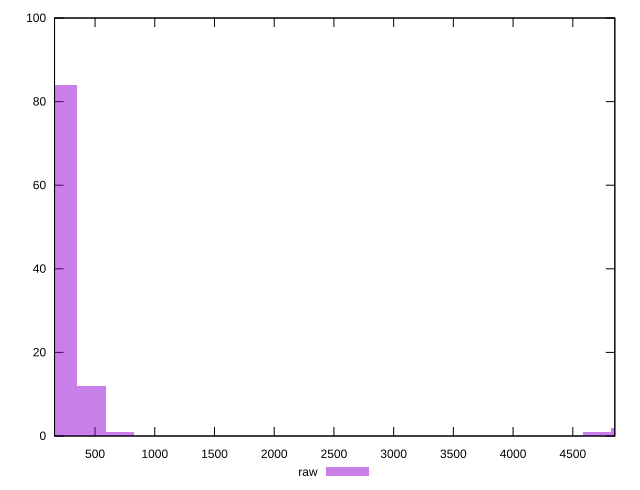

Write the gnuplot code that produced this figure.
reset

$raw <<EOF
4936.182444801928 2
4701.126137906598 1
235.0563068953299 84
470.1126137906598 12
705.1689206859896 1
EOF

set key outside below
set boxwidth 235.0563068953299
set xrange [160.672:4851.946]
set yrange [0:100]
set trange [0:100]
set style fill transparent solid 0.5 noborder
set terminal svg size 640, 490 enhanced background rgb 'white'
set output "reports/report_00027_2021-02-24T12-40-31.850Z/server-response-time/samples/agenda/raw/histogram.svg"

plot $raw title "raw" with boxes

reset
